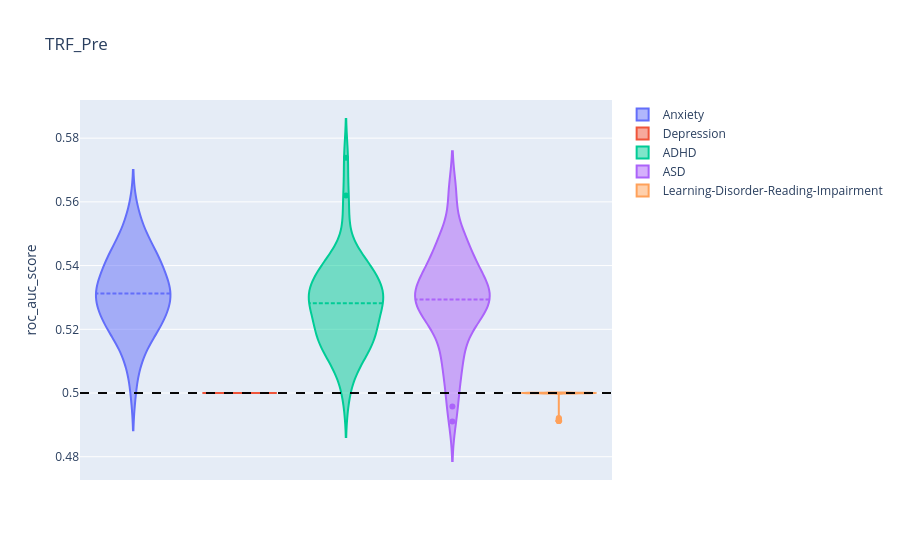
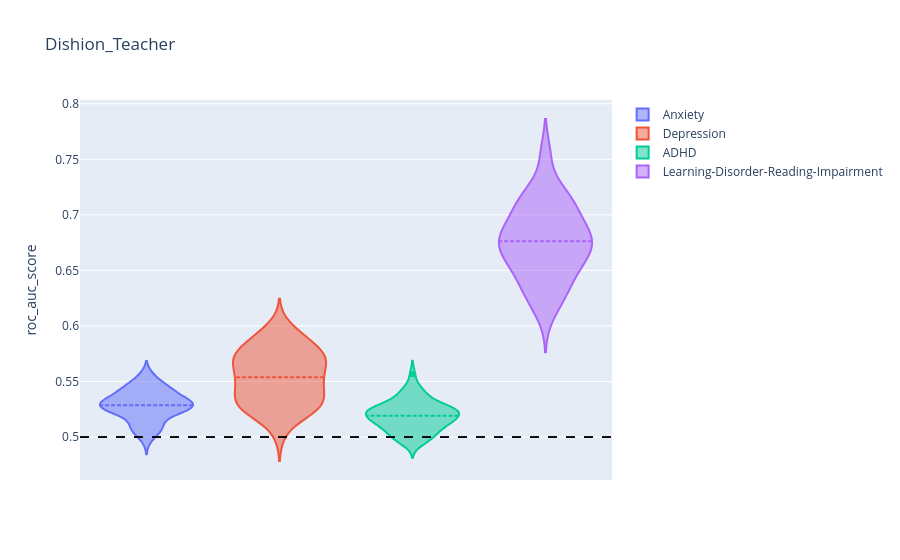

The notebook cell saved with these charts, in order:
### Code cell
assessment = 'Teacher Measures'

abbrevs = df_all[(df_all['assessment']==assessment)]['abbrevs'].unique()

for abbrev in abbrevs:
    
    df1 = df_all[(df_all['target']=='DX_01_Cat_new_binarize') & 
                      (df_all['assessment']==assessment) & 
                      (df_all['abbrevs']==abbrev)]


    visualize.predictive_modeling_group(df=df1, x='participant_group', y='roc_auc_score', title=abbrev)

### Figure 1 — Plotly figure (JSON) as saved in the notebook; plotly's stock layout.template omitted (floating-point values rounded to 4 significant figures)
{"data": [{"box": {"visible": false}, "meanline": {"visible": true}, "name": "Anxiety", "type": "violin", "x": ["Anxiety", "Anxiety", "Anxiety", "Anxiety", "Anxiety", "Anxiety", "Anxiety", "Anxiety", "Anxiety", "Anxiety", "Anxiety", "Anxiety", "Anxiety", "Anxiety", "Anxiety", "Anxiety", "Anxiety", "Anxiety", "Anxiety", "Anxiety", "Anxiety", "Anxiety", "Anxiety", "Anxiety", "Anxiety", "Anxiety", "Anxiety", "Anxiety", "Anxiety", "Anxiety", "Anxiety", "Anxiety", "Anxiety", "Anxiety", "Anxiety", "Anxiety", "Anxiety", "Anxiety", "Anxiety", "Anxiety", "Anxiety", "Anxiety", "Anxiety", "Anxiety", "Anxiety", "Anxiety", "Anxiety", "Anxiety", "Anxiety", "Anxiety"], "y": [0.5242, 0.5517, 0.5, 0.5227, 0.5202, 0.5254, 0.5306, 0.5312, 0.5113, 0.5224, 0.5339, 0.5202, 0.5283, 0.5328, 0.5423, 0.5351, 0.5456, 0.5431, 0.5351, 0.5113, 0.5185, 0.5294, 0.5169, 0.5583, 0.5175, 0.5274, 0.5424, 0.541, 0.5242, 0.5413, 0.5214, 0.5391, 0.5308, 0.5294, 0.5403, 0.5528, 0.5313, 0.53, 0.5357, 0.5472, 0.5328, 0.532, 0.5495, 0.5435, 0.5363, 0.5303, 0.5239, 0.5211, 0.5085, 0.5411]}, {"box": {"visible": false}, "meanline": {"visible": true}, "name": "Depression", "type": "violin", "x": ["Depression", "Depression", "Depression", "Depression", "Depression", "Depression", "Depression", "Depression", "Depression", "Depression", "Depression", "Depression", "Depression", "Depression", "Depression", "Depression", "Depression", "Depression", "Depression", "Depression", "Depression", "Depression", "Depression", "Depression", "Depression", "Depression", "Depression", "Depression", "Depression", "Depression", "Depression", "Depression", "Depression", "Depression", "Depression", "Depression", "Depression", "Depression", "Depression", "Depression", "Depression", "Depression", "Depression", "Depression", "Depression", "Depression", "Depression", "Depression", "Depression", "Depression"], "y": [0.5, 0.5, 0.5, 0.5, 0.5, 0.5, 0.5, 0.5, 0.5, 0.5, 0.5, 0.5, 0.5, 0.5, 0.5, 0.5, 0.5, 0.5, 0.5, 0.5, 0.5, 0.5, 0.5, 0.5, 0.5, 0.5, 0.5, 0.5, 0.5, 0.5, 0.5, 0.5, 0.5, 0.5, 0.5, 0.5, 0.5, 0.5, 0.5, 0.5, 0.5, 0.5, 0.5, 0.5, 0.5, 0.5, 0.5, 0.5, 0.5, 0.5]}, {"box": {"visible": false}, "meanline": {"visible": true}, "name": "ADHD", "type": "violin", "x": ["ADHD", "ADHD", "ADHD", "ADHD", "ADHD", "ADHD", "ADHD", "ADHD", "ADHD", "ADHD", "ADHD", "ADHD", "ADHD", "ADHD", "ADHD", "ADHD", "ADHD", "ADHD", "ADHD", "ADHD", "ADHD", "ADHD", "ADHD", "ADHD", "ADHD", "ADHD", "ADHD", "ADHD", "ADHD", "ADHD", "ADHD", "ADHD", "ADHD", "ADHD", "ADHD", "ADHD", "ADHD", "ADHD", "ADHD", "ADHD", "ADHD", "ADHD", "ADHD", "ADHD", "ADHD", "ADHD", "ADHD", "ADHD", "ADHD", "ADHD"], "y": [0.5422, 0.5156, 0.5301, 0.5263, 0.5095, 0.5205, 0.5351, 0.5118, 0.5345, 0.5296, 0.5159, 0.5335, 0.5404, 0.5345, 0.5545, 0.5415, 0.562, 0.5185, 0.5214, 0.5213, 0.5431, 0.5167, 0.5335, 0.5176, 0.5328, 0.5284, 0.5156, 0.5122, 0.5172, 0.5077, 0.5398, 0.5397, 0.5302, 0.5739, 0.5296, 0.5214, 0.4984, 0.5385, 0.5306, 0.5299, 0.54, 0.5286, 0.5294, 0.5268, 0.5284, 0.5156, 0.5333, 0.5235, 0.5062, 0.5207]}, {"box": {"visible": false}, "meanline": {"visible": true}, "name": "ASD", "type": "violin", "x": ["ASD", "ASD", "ASD", "ASD", "ASD", "ASD", "ASD", "ASD", "ASD", "ASD", "ASD", "ASD", "ASD", "ASD", "ASD", "ASD", "ASD", "ASD", "ASD", "ASD", "ASD", "ASD", "ASD", "ASD", "ASD", "ASD", "ASD", "ASD", "ASD", "ASD", "ASD", "ASD", "ASD", "ASD", "ASD", "ASD", "ASD", "ASD", "ASD", "ASD", "ASD", "ASD", "ASD", "ASD", "ASD", "ASD", "ASD", "ASD", "ASD", "ASD"], "y": [0.4911, 0.5234, 0.5284, 0.4958, 0.5259, 0.5185, 0.5172, 0.5259, 0.5276, 0.5294, 0.5419, 0.5099, 0.5357, 0.5392, 0.5484, 0.5403, 0.5278, 0.5283, 0.5403, 0.5096, 0.5291, 0.5, 0.5263, 0.5635, 0.5085, 0.5114, 0.5339, 0.5329, 0.5417, 0.5026, 0.5213, 0.5446, 0.5494, 0.5357, 0.5348, 0.5189, 0.5333, 0.5317, 0.5508, 0.5219, 0.5303, 0.5263, 0.5349, 0.5351, 0.5278, 0.5288, 0.5476, 0.5455, 0.5339, 0.5625]}, {"box": {"visible": false}, "meanline": {"visible": true}, "name": "Learning-Disorder-Reading-Impairment", "type": "violin", "x": ["Learning-Disorder-Reading-Impairment", "Learning-Disorder-Reading-Impairment", "Learning-Disorder-Reading-Impairment", "Learning-Disorder-Reading-Impairment", "Learning-Disorder-Reading-Impairment", "Learning-Disorder-Reading-Impairment", "Learning-Disorder-Reading-Impairment", "Learning-Disorder-Reading-Impairment", "Learning-Disorder-Reading-Impairment", "Learning-Disorder-Reading-Impairment", "Learning-Disorder-Reading-Impairment", "Learning-Disorder-Reading-Impairment", "Learning-Disorder-Reading-Impairment", "Learning-Disorder-Reading-Impairment", "Learning-Disorder-Reading-Impairment", "Learning-Disorder-Reading-Impairment", "Learning-Disorder-Reading-Impairment", "Learning-Disorder-Reading-Impairment", "Learning-Disorder-Reading-Impairment", "Learning-Disorder-Reading-Impairment", "Learning-Disorder-Reading-Impairment", "Learning-Disorder-Reading-Impairment", "Learning-Disorder-Reading-Impairment", "Learning-Disorder-Reading-Impairment", "Learning-Disorder-Reading-Impairment", "Learning-Disorder-Reading-Impairment", "Learning-Disorder-Reading-Impairment", "Learning-Disorder-Reading-Impairment", "Learning-Disorder-Reading-Impairment", "Learning-Disorder-Reading-Impairment", "Learning-Disorder-Reading-Impairment", "Learning-Disorder-Reading-Impairment", "Learning-Disorder-Reading-Impairment", "Learning-Disorder-Reading-Impairment", "Learning-Disorder-Reading-Impairment", "Learning-Disorder-Reading-Impairment", "Learning-Disorder-Reading-Impairment", "Learning-Disorder-Reading-Impairment", "Learning-Disorder-Reading-Impairment", "Learning-Disorder-Reading-Impairment", "Learning-Disorder-Reading-Impairment", "Learning-Disorder-Reading-Impairment", "Learning-Disorder-Reading-Impairment", "Learning-Disorder-Reading-Impairment", "Learning-Disorder-Reading-Impairment", "Learning-Disorder-Reading-Impairment", "Learning-Disorder-Reading-Impairment", "Learning-Disorder-Reading-Impairment", "Learning-Disorder-Reading-Impairment", "Learning-Disorder-Reading-Impairment"], "y": [0.5, 0.5, 0.5, 0.5, 0.5, 0.5, 0.4912, 0.5, 0.5, 0.5, 0.5, 0.5, 0.5, 0.5, 0.5, 0.5, 0.4919, 0.5, 0.5, 0.5, 0.5, 0.5, 0.4915, 0.5, 0.4912, 0.5, 0.5, 0.5, 0.4912, 0.5, 0.5, 0.5, 0.5, 0.5, 0.5, 0.5, 0.4922, 0.5, 0.5, 0.5, 0.5, 0.5, 0.5, 0.5, 0.5, 0.4917, 0.5, 0.5, 0.5, 0.5]}], "layout": {"shapes": [{"line": {"color": "black", "dash": "dash", "width": 1}, "type": "line", "x0": 0, "x1": 1, "xref": "x domain", "y0": 0.5, "y1": 0.5, "yref": "y"}, {"line": {"color": "black", "dash": "dash", "width": 1}, "type": "line", "x0": 0, "x1": 1, "xref": "x domain", "y0": 0.5, "y1": 0.5, "yref": "y"}, {"line": {"color": "black", "dash": "dash", "width": 1}, "type": "line", "x0": 0, "x1": 1, "xref": "x domain", "y0": 0.5, "y1": 0.5, "yref": "y"}, {"line": {"color": "black", "dash": "dash", "width": 1}, "type": "line", "x0": 0, "x1": 1, "xref": "x domain", "y0": 0.5, "y1": 0.5, "yref": "y"}, {"line": {"color": "black", "dash": "dash", "width": 1}, "type": "line", "x0": 0, "x1": 1, "xref": "x domain", "y0": 0.5, "y1": 0.5, "yref": "y"}], "title": {"text": "TRF_Pre"}, "violingap": 0, "violinmode": "overlay", "xaxis": {"showticklabels": false}, "yaxis": {"title": {"text": "roc_auc_score"}}}}

### Figure 2 — Plotly figure (JSON) as saved in the notebook; plotly's stock layout.template omitted (floating-point values rounded to 4 significant figures)
{"data": [{"box": {"visible": false}, "meanline": {"visible": true}, "name": "Anxiety", "type": "violin", "x": ["Anxiety", "Anxiety", "Anxiety", "Anxiety", "Anxiety", "Anxiety", "Anxiety", "Anxiety", "Anxiety", "Anxiety", "Anxiety", "Anxiety", "Anxiety", "Anxiety", "Anxiety", "Anxiety", "Anxiety", "Anxiety", "Anxiety", "Anxiety", "Anxiety", "Anxiety", "Anxiety", "Anxiety", "Anxiety", "Anxiety", "Anxiety", "Anxiety", "Anxiety", "Anxiety", "Anxiety", "Anxiety", "Anxiety", "Anxiety", "Anxiety", "Anxiety", "Anxiety", "Anxiety", "Anxiety", "Anxiety", "Anxiety", "Anxiety", "Anxiety", "Anxiety", "Anxiety", "Anxiety", "Anxiety", "Anxiety", "Anxiety", "Anxiety"], "y": [0.5106, 0.51, 0.5281, 0.5303, 0.5403, 0.5254, 0.538, 0.5273, 0.5302, 0.5248, 0.5348, 0.541, 0.5253, 0.5507, 0.4966, 0.5278, 0.5193, 0.5278, 0.5339, 0.5565, 0.5381, 0.5066, 0.5362, 0.5035, 0.5351, 0.5547, 0.5073, 0.5308, 0.5442, 0.5278, 0.5211, 0.5239, 0.5435, 0.5469, 0.5317, 0.5257, 0.5263, 0.5227, 0.5301, 0.5345, 0.5201, 0.5039, 0.5169, 0.5294, 0.5333, 0.5452, 0.5441, 0.546, 0.5094, 0.5178]}, {"box": {"visible": false}, "meanline": {"visible": true}, "name": "Depression", "type": "violin", "x": ["Depression", "Depression", "Depression", "Depression", "Depression", "Depression", "Depression", "Depression", "Depression", "Depression", "Depression", "Depression", "Depression", "Depression", "Depression", "Depression", "Depression", "Depression", "Depression", "Depression", "Depression", "Depression", "Depression", "Depression", "Depression", "Depression", "Depression", "Depression", "Depression", "Depression", "Depression", "Depression", "Depression", "Depression", "Depression", "Depression", "Depression", "Depression", "Depression", "Depression", "Depression", "Depression", "Depression", "Depression", "Depression", "Depression", "Depression", "Depression", "Depression", "Depression"], "y": [0.5243, 0.5177, 0.5179, 0.5696, 0.5344, 0.5566, 0.5688, 0.5695, 0.5185, 0.5714, 0.5758, 0.5307, 0.5701, 0.555, 0.5815, 0.5243, 0.5357, 0.5909, 0.5363, 0.5694, 0.5667, 0.601, 0.5536, 0.5926, 0.5246, 0.5722, 0.5455, 0.5915, 0.5323, 0.569, 0.5453, 0.5588, 0.5296, 0.5481, 0.5344, 0.5268, 0.5479, 0.5857, 0.5308, 0.5469, 0.5806, 0.5776, 0.5781, 0.5469, 0.5645, 0.5522, 0.5888, 0.5019, 0.5536, 0.5286]}, {"box": {"visible": false}, "meanline": {"visible": true}, "name": "ADHD", "type": "violin", "x": ["ADHD", "ADHD", "ADHD", "ADHD", "ADHD", "ADHD", "ADHD", "ADHD", "ADHD", "ADHD", "ADHD", "ADHD", "ADHD", "ADHD", "ADHD", "ADHD", "ADHD", "ADHD", "ADHD", "ADHD", "ADHD", "ADHD", "ADHD", "ADHD", "ADHD", "ADHD", "ADHD", "ADHD", "ADHD", "ADHD", "ADHD", "ADHD", "ADHD", "ADHD", "ADHD", "ADHD", "ADHD", "ADHD", "ADHD", "ADHD", "ADHD", "ADHD", "ADHD", "ADHD", "ADHD", "ADHD", "ADHD", "ADHD", "ADHD", "ADHD"], "y": [0.5282, 0.5238, 0.5162, 0.5224, 0.5072, 0.5268, 0.4974, 0.4974, 0.5195, 0.5241, 0.5159, 0.5, 0.5047, 0.5202, 0.5154, 0.5233, 0.5233, 0.5345, 0.5263, 0.5366, 0.5328, 0.5176, 0.5037, 0.5132, 0.5441, 0.5285, 0.5446, 0.5115, 0.4987, 0.5075, 0.5238, 0.4934, 0.5157, 0.5151, 0.4987, 0.5263, 0.5128, 0.5286, 0.5065, 0.5141, 0.5185, 0.5241, 0.5566, 0.5059, 0.5372, 0.5241, 0.5161, 0.54, 0.5096, 0.5237]}, {"box": {"visible": false}, "meanline": {"visible": true}, "name": "Learning-Disorder-Reading-Impairment", "type": "violin", "x": ["Learning-Disorder-Reading-Impairment", "Learning-Disorder-Reading-Impairment", "Learning-Disorder-Reading-Impairment", "Learning-Disorder-Reading-Impairment", "Learning-Disorder-Reading-Impairment", "Learning-Disorder-Reading-Impairment", "Learning-Disorder-Reading-Impairment", "Learning-Disorder-Reading-Impairment", "Learning-Disorder-Reading-Impairment", "Learning-Disorder-Reading-Impairment", "Learning-Disorder-Reading-Impairment", "Learning-Disorder-Reading-Impairment", "Learning-Disorder-Reading-Impairment", "Learning-Disorder-Reading-Impairment", "Learning-Disorder-Reading-Impairment", "Learning-Disorder-Reading-Impairment", "Learning-Disorder-Reading-Impairment", "Learning-Disorder-Reading-Impairment", "Learning-Disorder-Reading-Impairment", "Learning-Disorder-Reading-Impairment", "Learning-Disorder-Reading-Impairment", "Learning-Disorder-Reading-Impairment", "Learning-Disorder-Reading-Impairment", "Learning-Disorder-Reading-Impairment", "Learning-Disorder-Reading-Impairment", "Learning-Disorder-Reading-Impairment", "Learning-Disorder-Reading-Impairment", "Learning-Disorder-Reading-Impairment", "Learning-Disorder-Reading-Impairment", "Learning-Disorder-Reading-Impairment", "Learning-Disorder-Reading-Impairment", "Learning-Disorder-Reading-Impairment", "Learning-Disorder-Reading-Impairment", "Learning-Disorder-Reading-Impairment", "Learning-Disorder-Reading-Impairment", "Learning-Disorder-Reading-Impairment", "Learning-Disorder-Reading-Impairment", "Learning-Disorder-Reading-Impairment", "Learning-Disorder-Reading-Impairment", "Learning-Disorder-Reading-Impairment", "Learning-Disorder-Reading-Impairment", "Learning-Disorder-Reading-Impairment", "Learning-Disorder-Reading-Impairment", "Learning-Disorder-Reading-Impairment", "Learning-Disorder-Reading-Impairment", "Learning-Disorder-Reading-Impairment", "Learning-Disorder-Reading-Impairment", "Learning-Disorder-Reading-Impairment", "Learning-Disorder-Reading-Impairment", "Learning-Disorder-Reading-Impairment"], "y": [0.7071, 0.6721, 0.7175, 0.6337, 0.688, 0.6764, 0.6991, 0.7231, 0.6702, 0.6616, 0.6672, 0.6688, 0.6781, 0.713, 0.6198, 0.6418, 0.6889, 0.6953, 0.6597, 0.6921, 0.7232, 0.6578, 0.682, 0.682, 0.6905, 0.6755, 0.7033, 0.6716, 0.6393, 0.6554, 0.7541, 0.656, 0.6754, 0.6077, 0.6475, 0.6503, 0.6371, 0.6695, 0.6816, 0.7156, 0.7131, 0.6247, 0.6236, 0.7167, 0.6452, 0.6675, 0.6242, 0.6875, 0.7047, 0.7549]}], "layout": {"shapes": [{"line": {"color": "black", "dash": "dash", "width": 1}, "type": "line", "x0": 0, "x1": 1, "xref": "x domain", "y0": 0.5, "y1": 0.5, "yref": "y"}, {"line": {"color": "black", "dash": "dash", "width": 1}, "type": "line", "x0": 0, "x1": 1, "xref": "x domain", "y0": 0.5, "y1": 0.5, "yref": "y"}, {"line": {"color": "black", "dash": "dash", "width": 1}, "type": "line", "x0": 0, "x1": 1, "xref": "x domain", "y0": 0.5, "y1": 0.5, "yref": "y"}, {"line": {"color": "black", "dash": "dash", "width": 1}, "type": "line", "x0": 0, "x1": 1, "xref": "x domain", "y0": 0.5, "y1": 0.5, "yref": "y"}], "title": {"text": "Dishion_Teacher"}, "violingap": 0, "violinmode": "overlay", "xaxis": {"showticklabels": false}, "yaxis": {"title": {"text": "roc_auc_score"}}}}
